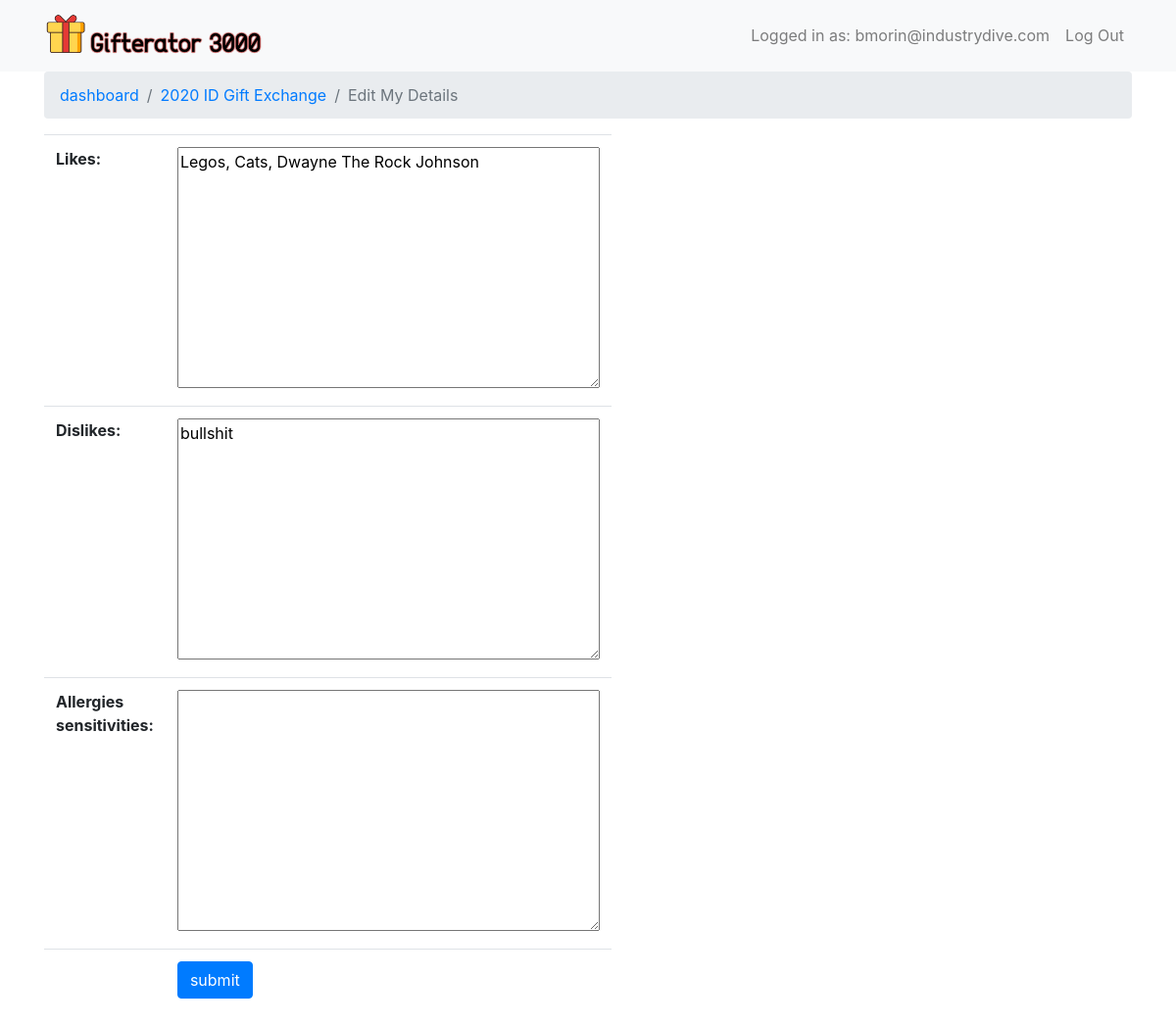
The app's page /giftexchange/1/editdetails/ (signed in), older data.
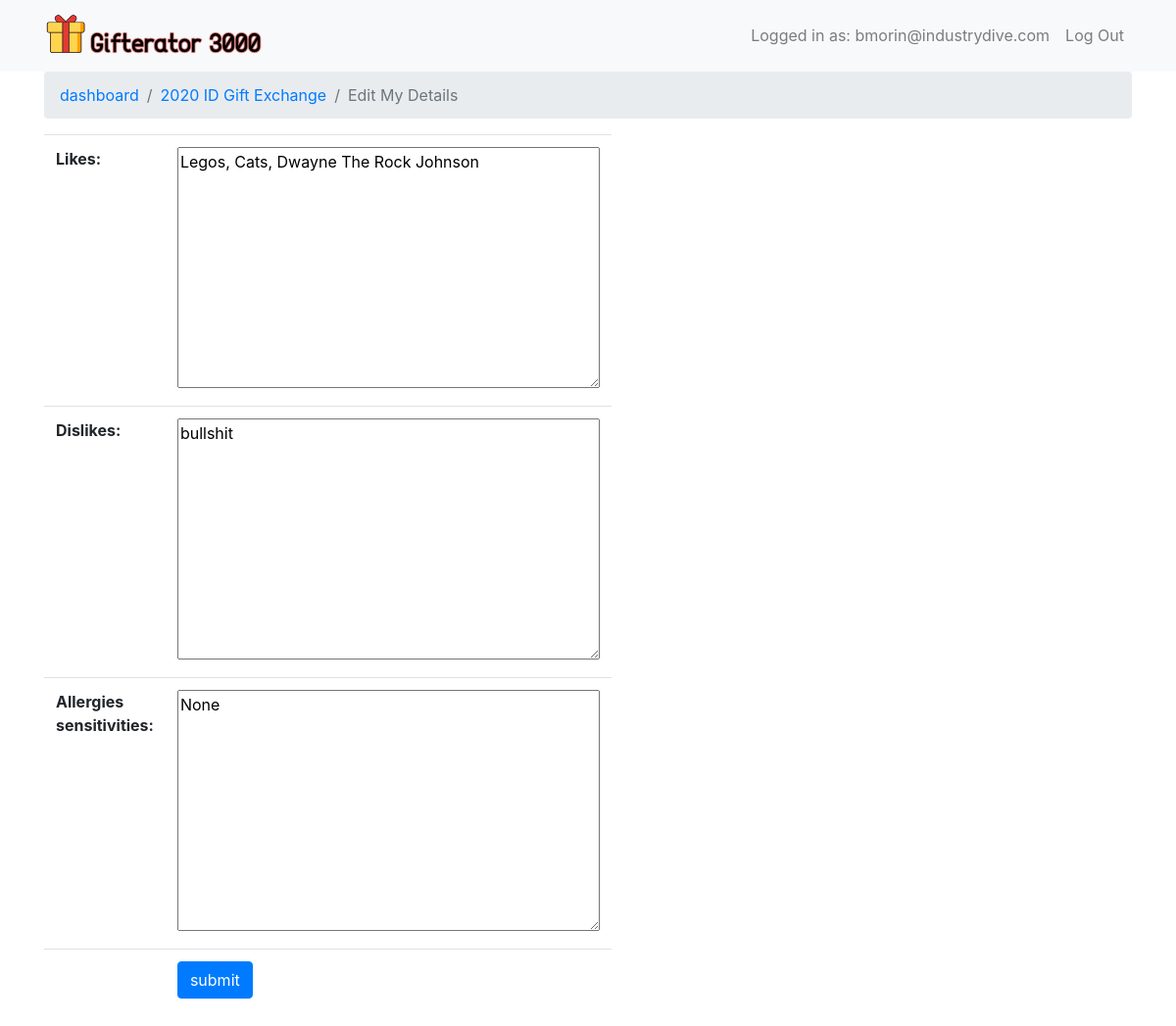
The same page, newer data.
### giftexchange/models.py (models this page shows, shortened)
class Participant(models.Model):
	appuser = models.ForeignKey(AppUser, on_delete=models.CASCADE)
	giftexchange = models.ForeignKey(GiftExchange, on_delete=models.CASCADE)
	likes = models.TextField(blank=True, null=True)
	dislikes = models.TextField(blank=True, null=True)
	allergies_sensitivities = models.TextField(blank=True, null=True)

### giftexchange/views.py (the view, shortened to what this page needs)
# urls.py: path('giftexchange/<int:giftexchange_id>/editdetails/', views.GiftExchangeDetailEdit.as_view(), name='giftexchange_detail_edit'),
class GiftExchangeDetailEdit(GiftExchangeView):
	def setup(self, request, *args, **kwargs):
		super(GiftExchangeDetailEdit, self).setup(request, *args, **kwargs)
		self.template = loader.get_template('giftexchange/generic_form.html')
		self.context = {
			'breadcrumbs': [
				('dashboard', reverse('dashboard')),
				(self.giftexchange.title, reverse('giftexchange_detail', kwargs={'giftexchange_id': self.giftexchange_id})),
				('Edit My Details', None)
			],
			'form': None,
		}
	def get(self, request, *args, **kwargs):
		form = ParticipantDetailsForm(instance=self.participant_details)
		self.context['form'] = form
		return HttpResponse(self.template.render(self.context, request))

### giftexchange/forms.py
class ParticipantDetailsForm(ModelForm):
	class Meta:
		model = Participant
		fields = ['likes', 'dislikes', 'allergies_sensitivities']

### giftexchange/models.py (called while the page is built)
	def exchange_participant(self, giftexchange):
		participant_exists = Participant.objects.filter(appuser=self, giftexchange=giftexchange).exists()
		if participant_exists:
			return Participant.objects.get(appuser=self, giftexchange=giftexchange)
		return False

	@classmethod
	def get(cls, djangouser):
		return cls.objects.get(djangouser=djangouser)

### giftexchange/views.py (called while the page is built)
	def setup(self, request, *args, **kwargs):
		super(AuthenticatedView, self).setup(request, *args, **kwargs)
		if not self.request.user.is_authenticated:
			raise Http404('Login Required')
		self.giftexchange = None
		self.is_admin = False
		self.djangouser = request.user
		self.appuser = AppUser.get(djangouser=self.djangouser)
		if 'giftexchange_id' in kwargs:
			self.giftexchange = GiftExchange.objects.filter(pk=kwargs['giftexchange_id']).first()
			self.giftexchange_id = self.giftexchange.pk

### giftexchange/templates/giftexchange/generic_form.html (shortened to what this page needs)
{% extends 'giftexchange/base.html' %}
{% block page_content %}
<div class="row">
	<div class="col-sm-3 col">
		<form class="form" method="POST" action="{{action}}">
			<table class="table">
				{{form.as_table}}
				<tr>
					<td></td>
					<td><input type="submit" class="btn btn-primary" value="{% if submit_text %}{{submit_text}}{%else%}submit{%endif%}" /></td>
			</table>
		</form>
	</div>
</div>
{% endblock %}

Row changes from the older to the newer data that the page shows:
changed Participant "Legos, Cats, Dwayne The Rock Johnson": allergies_sensitivities (not shown) → "None"
